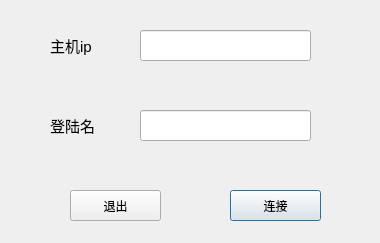
<?xml version="1.0" encoding="UTF-8"?>
<ui version="4.0">
 <class>LoginDialog</class>
 <widget class="QDialog" name="LoginDialog">
  <property name="geometry">
   <rect>
    <x>0</x>
    <y>0</y>
    <width>380</width>
    <height>243</height>
   </rect>
  </property>
  <property name="windowTitle">
   <string>连接服务</string>
  </property>
  <widget class="QLabel" name="label">
   <property name="geometry">
    <rect>
     <x>50</x>
     <y>30</y>
     <width>61</width>
     <height>31</height>
    </rect>
   </property>
   <property name="font">
    <font>
     <pointsize>11</pointsize>
    </font>
   </property>
   <property name="text">
    <string>主机ip</string>
   </property>
  </widget>
  <widget class="QLineEdit" name="ipEdit">
   <property name="geometry">
    <rect>
     <x>140</x>
     <y>30</y>
     <width>171</width>
     <height>31</height>
    </rect>
   </property>
  </widget>
  <widget class="QLabel" name="label_2">
   <property name="geometry">
    <rect>
     <x>50</x>
     <y>110</y>
     <width>61</width>
     <height>31</height>
    </rect>
   </property>
   <property name="font">
    <font>
     <pointsize>11</pointsize>
    </font>
   </property>
   <property name="text">
    <string>登陆名</string>
   </property>
  </widget>
  <widget class="QLineEdit" name="nameEdit">
   <property name="geometry">
    <rect>
     <x>140</x>
     <y>110</y>
     <width>171</width>
     <height>31</height>
    </rect>
   </property>
  </widget>
  <widget class="QPushButton" name="connectionBtn">
   <property name="geometry">
    <rect>
     <x>230</x>
     <y>190</y>
     <width>91</width>
     <height>31</height>
    </rect>
   </property>
   <property name="text">
    <string>连接</string>
   </property>
  </widget>
  <widget class="QPushButton" name="exitBtn">
   <property name="geometry">
    <rect>
     <x>70</x>
     <y>190</y>
     <width>91</width>
     <height>31</height>
    </rect>
   </property>
   <property name="text">
    <string>退出</string>
   </property>
  </widget>
 </widget>
 <resources/>
 <connections/>
</ui>
